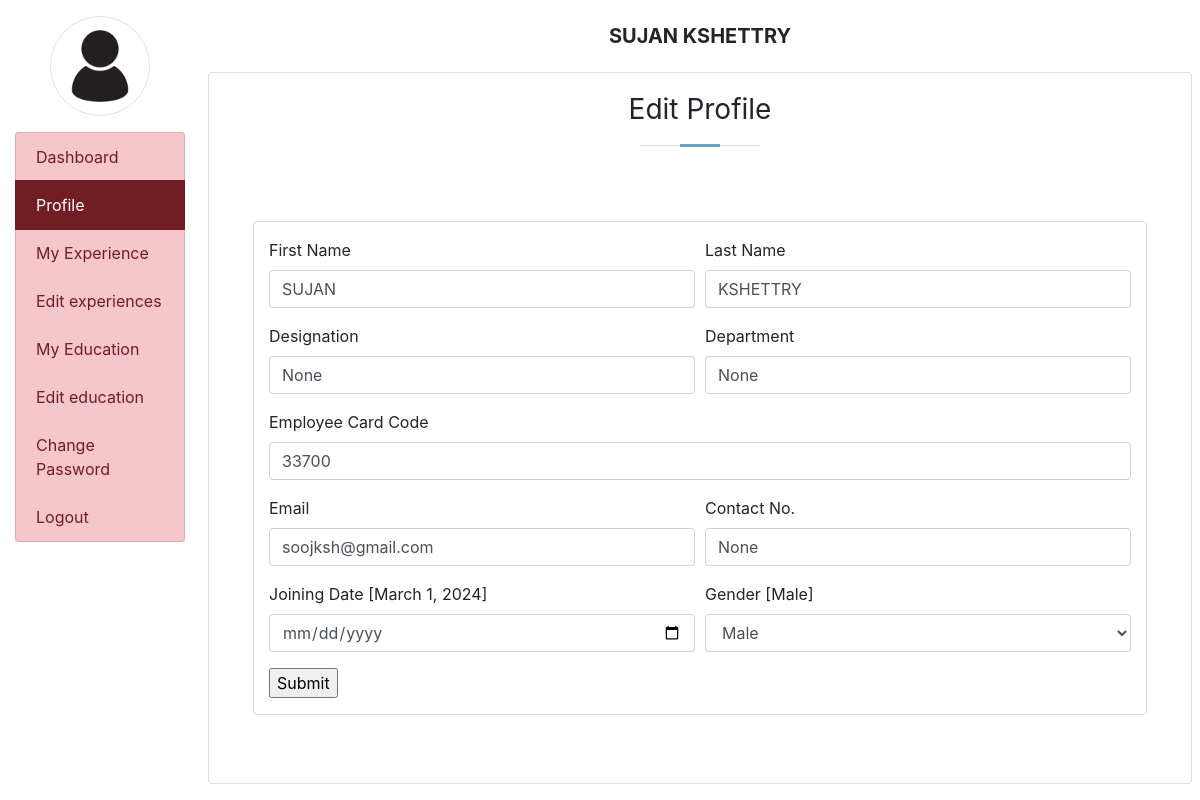
The app's page /profile/ (signed in) with its own data.
### employee/models.py (models this page shows, shortened)
class EmployeeDetail(models.Model):
    user = models.ForeignKey(User, on_delete=models.CASCADE)
    empcode = models.CharField(max_length=50)
    empdept = models.CharField(max_length=100, null=True)
    designation = models.CharField(max_length=100, null=True)
    contact = models.CharField(max_length=15, null=True)
    gender = models.CharField(max_length=50, null=True)
    joiningdate = models.DateField(auto_now_add=True, null=True)

### employee/views.py (the view, shortened to what this page needs)
# urls.py: path('profile/', profile, name="profile"),
def profile(request):
    if not request.user.is_authenticated:
        return redirect('login')
    error = ""
    user = request.user
    employee = EmployeeDetail.objects.get(user=user)
    return render(request, 'profile.html', locals())

### employee/templates/profile.html (shortened to what this page needs)
{% extends 'emp_base.html' %}
{% block main %}
    <div class="section-title">
        <h2>Edit Profile</h2>
      </div>
<div class= "card m-4">
        <div class="container-fluid pt-3">
            <form method="POST" onsubmit="return checkpassword()">
                <div class="form-row">
                    <div class="col-sm-6">
                        <div class="form-group">
                            <label>First Name</label>
                            <input type="text" name='firstname' class='form-control' placeholder="Enter your first name" pattern="[A-Za-z]+" value="{{employee.user.first_name}}">
                        </div>
                    </div>
                    <div class="col-sm-6">
                        <div class="form-group">
                            <label>Last Name</label>
                            <input type="text" name='lastname' class='form-control' placeholder="Enter your last name" pattern="[A-Za-z]+" value="{{employee.user.last_name}}">
                        </div>
                    </div>
                    <div class="col-sm-6">
                        <div class="form-group">
                            <label>Designation</label>
                            <input type="text" name='designation' class='form-control' placeholder="Designation" value="{{employee.designation}}">
                        </div>
                    </div>
                    <div class="col-sm-6">
                        <div class="form-group">
                            <label>Department</label>
                            <input type="text" name='department' class='form-control' placeholder="Department"  value="{{employee.empdept}}">
                        </div>
                    </div>
                    <div class="col-sm-12">
                        <div class="form-group">
                            <label>Employee Card Code</label>
                            <input type="text" name='empcode' class='form-control' placeholder="Enter your employee card code" value="{{employee.empcode}}">
                        </div>
                    </div>
                    <div class="col-sm-6">
                        <div class="form-group">
                            <label>Email</label>
                            <input type="email" name='emailid' class='form-control' placeholder="Enter your email" value="{{employee.user.username}}">
                        </div>
                    </div>
                    <div class="col-sm-6">
                        <div class="form-group">
                            <label>Contact No.</label>
                            <input type="text" name='contact' class='form-control' placeholder="Contact No." value="{{employee.contact}}">
                        </div>
                    </div>
                    <div class="col-sm-6">
                        <div class="form-group">
                            <label>Joining Date [{{employee.joiningdate}}]</label>
                            <input type="date" name='jdate' class='form-control'>
                        </div>
                    </div>
                    <div class="col-sm-6">
                        <div class="form-group">
                            <label>Gender [{{employee.gender}}]</label>
                            <select name="gender" class="form-control">
                                <option value="Male">Male</option>
                            </select>
                        </div>
                    </div>
                </div>
                <input type="submit" value="Submit" class="button">
            </form>
        </div>
</div>
{% endblock main %}

### employee/templates/emp_base.html (shortened to what this page needs)
{% load static %}
<html>
<head>
  <link rel="stylesheet" href="https://cdn.jsdelivr.net/npm/bootstrap@4.6.2/dist/css/bootstrap.min.css">
  <link rel="stylesheet" href="{% static 'css/style.css' %}">
  <link rel="stylesheet" href="https://maxcdn.bootstrapcdn.com/bootstrap/4.0.0/css/bootstrap.min.css">
<link rel="stylesheet" href="https://use.fontawesome.com/releases/v5.7.0/css/all.css">
</head>
<body class="container-fluid">
    <div class="row">
        <div class="col-sm-2">
           <center> <img src="{% static 'images/img1.jpg' %}" width='100' height='100' class="img-thumbnail rounded-circle my-3"></center>
           <div class="list-group">
            <a href="{% url 'home' %}" class ="list-group-item list-group-item-danger list-group-item-action {% if request.path == '/emp_home/' %} active {% endif %}">Dashboard</a>
            <a href="{% url 'profile' %}" class ="list-group-item list-group-item-danger list-group-item-action {% if request.path == '/profile/' %} active {% endif %}">Profile</a>
            <a href="{% url 'myexperience' %}" class ="list-group-item list-group-item-danger list-group-item-action {% if request.path == '/myexperience/' %} active {% endif %}">My Experience</a>
            <a href="{%url 'edit_experience'%}" class ="list-group-item list-group-item-danger list-group-item-action  {% if request.path == '/edit_experience/' %} active {% endif %}">Edit experiences</a>
            <a href="{%url 'my_education'%}" class ="list-group-item list-group-item-danger list-group-item-action {% if request.path == '/my_education/' %} active {% endif %}">My Education</a>
            <a href="{%url 'edit_myeducation'%}" class ="list-group-item list-group-item-danger list-group-item-action {% if request.path == '/edit_myeducation/' %} active {% endif %}">Edit education</a>
            <a href="{%url 'change_password'%}" class ="list-group-item list-group-item-danger list-group-item-action {% if request.path == '/change_password/' %} active {% endif %}">Change Password</a>
            <a href="{% url 'logout' %}" class ="list-group-item list-group-item-danger list-group-item-action">Logout</a>
           </div>
        </div>
        <div class="col-sm-10 p-0">
            <div class="container-fluid p-2">
                <h5 class ='text-center p-3 font-weight-bold'>
                    {{request.user.first_name}} {{request.user.last_name}}
                </h5>
                <div class="card" style="min-height:89vh">
                    <div class="card-body">
                        {% block main %}
                        {% endblock main %}
                    </div>
                </div>
            </div>
        </div>
    </div>
</body>
</html>

### employee/static/css/style.css (style rules this page uses)
body { font-family: "Open Sans", sans-serif; color: #444; }
a { color: #4fa6d5; text-decoration: none; }
h1, h2, h3, h4, h5, h6, .font-primary { font-family: "Roboto", sans-serif; }
.section-title { text-align: center; padding-bottom: 30px; }
.section-title h2 { font-size: 28px; font-weight: 400; margin-bottom: 20px; padding-bottom: 20px; position: relative; }
.section-title h2::before { content: ""; position: absolute; display: block; width: 120px; height: 1px; background: #ddd; bottom: 1px; left: calc(50% - 60px); }
.section-title h2::after { content: ""; position: absolute; display: block; width: 40px; height: 3px; background: #68A4C4; bottom: 0; left: calc(50% - 20px); }

### records on screen
EmployeeDetail: firstname "SUJAN", lastname "KSHETTRY", designation "None", department "None", empcode "33700", emailid "soojksh@gmail.com", contact "None", joiningdate "March 1, 2024", gender "Male"

### other values on screen
{{ request.user.first_name }} "SUJAN"
{{ request.user.last_name }} "KSHETTRY"
